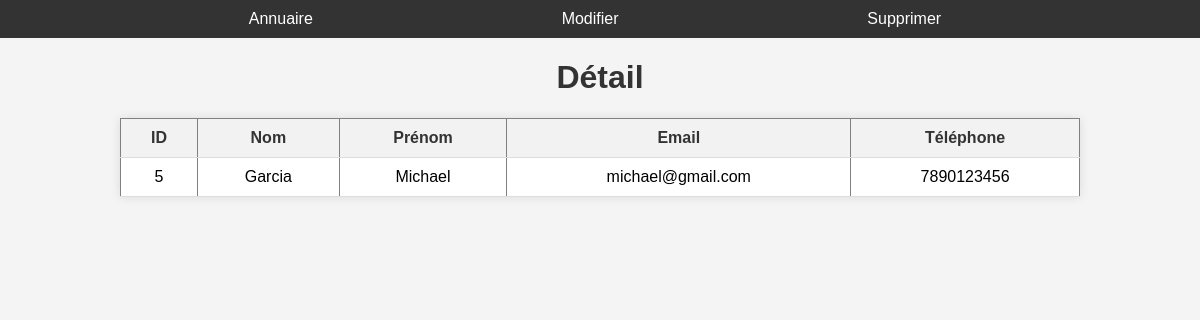
Screenshot of /contact_details/5 with the database file from the repository.
### tables this page shows
CREATE TABLE contacts (
            id INTEGER PRIMARY KEY AUTOINCREMENT,
            nom TEXT,
            prenom TEXT,
            email TEXT,
            telephone TEXT
        );

### app.py (the view)
@app.route('/contact_details/<int:contact_id>', methods=['GET'])
def contact_details(contact_id):
    conn = connect_to_database()
    cursor = conn.cursor()
    cursor.execute('SELECT * FROM contacts WHERE id =?', (contact_id,))
    detail = cursor.fetchone()
    conn.close()
    return render_template('detail.html', detail=[detail])

### app.py (called while the page is built)
def connect_to_database(): # connexion à la base de données
    conn = sqlite3.connect('../Projet_Python/carnet_adresses.db')
    cursor = conn.cursor() # création d'un objet cursor qui peremt de récupérer les données de la base de données
    cursor.execute('''
        CREATE TABLE IF NOT EXISTS contacts (
            id INTEGER PRIMARY KEY AUTOINCREMENT,
            nom TEXT,
            prenom TEXT,
            email TEXT,
            telephone TEXT
        )
    ''') # création d'une table contacts si n'existe pas
    conn.commit() # enregistrement de la table contacts
    return conn # connexion à la base de données

### templates/detail.html (shortened to what this page needs)
<!DOCTYPE html>
<html>
  <head>
    <link
      rel="stylesheet"
      href="{{ url_for('static', filename='detail.css') }}"
    />
  </head>
  {% for detail in detail %}
  <body>
    <nav>
      <ul class="menu">
        <li><a href="/">Annuaire</a></li>
        <li>
          <a href="{{ url_for('modifier_contact', contact_id=detail[0]) }}"
            >Modifier</a
          >
        </li>
        <li><button onclick="confirmerSuppression()">Supprimer</button></li>
      </ul>
    </nav>
    <h1>Détail</h1>
    <table border="1">
      <thead>
        <tr>
          <th>ID</th>
          <th>Nom</th>
          <th>Prénom</th>
          <th>Email</th>
          <th>Téléphone</th>
        </tr>
      </thead>
      <tbody>
        <tr>
          <td>{{ detail[0] }}</td>
          <td>{{ detail[1] }}</td>
          <td>{{ detail[2] }}</td>
          <td>{{ detail[3] }}</td>
          <td>{{ detail[4] }}</td>
        </tr>
      </tbody>
    </table>
  </body>
  {% endfor %}
</html>

### static/detail.css (style rules this page uses)
body { font-family: Arial, sans-serif; background-color: #f4f4f4; margin: 0; padding: 0; }
h1 { text-align: center; color: #333; }
nav { background-color: #333; }
.menu { list-style-type: none; margin: 0; padding: 10px; display: flex; justify-content: space-evenly; align-items: center; }
.menu li { display: inline; margin-right: 10px; }
.menu li a { color: white; text-decoration: none; }
button { background: none; border: none; padding: 0; margin: 0; color: white; font-size: medium; cursor: pointer; }
table { width: 80%; margin: auto; border-collapse: collapse; box-shadow: 0 0 10px rgba(0, 0, 0, 0.1); background-color: #fff; }
th, td { padding: 10px; border-bottom: 1px solid #ddd; text-align: left; }
th { background-color: #f2f2f2; color: #333; }
th,tbody tr td { text-align: center; }

### rows the page displays
contacts: id "5", nom "Garcia", prenom "Michael", email "michael@gmail.com", telephone "7890123456"
